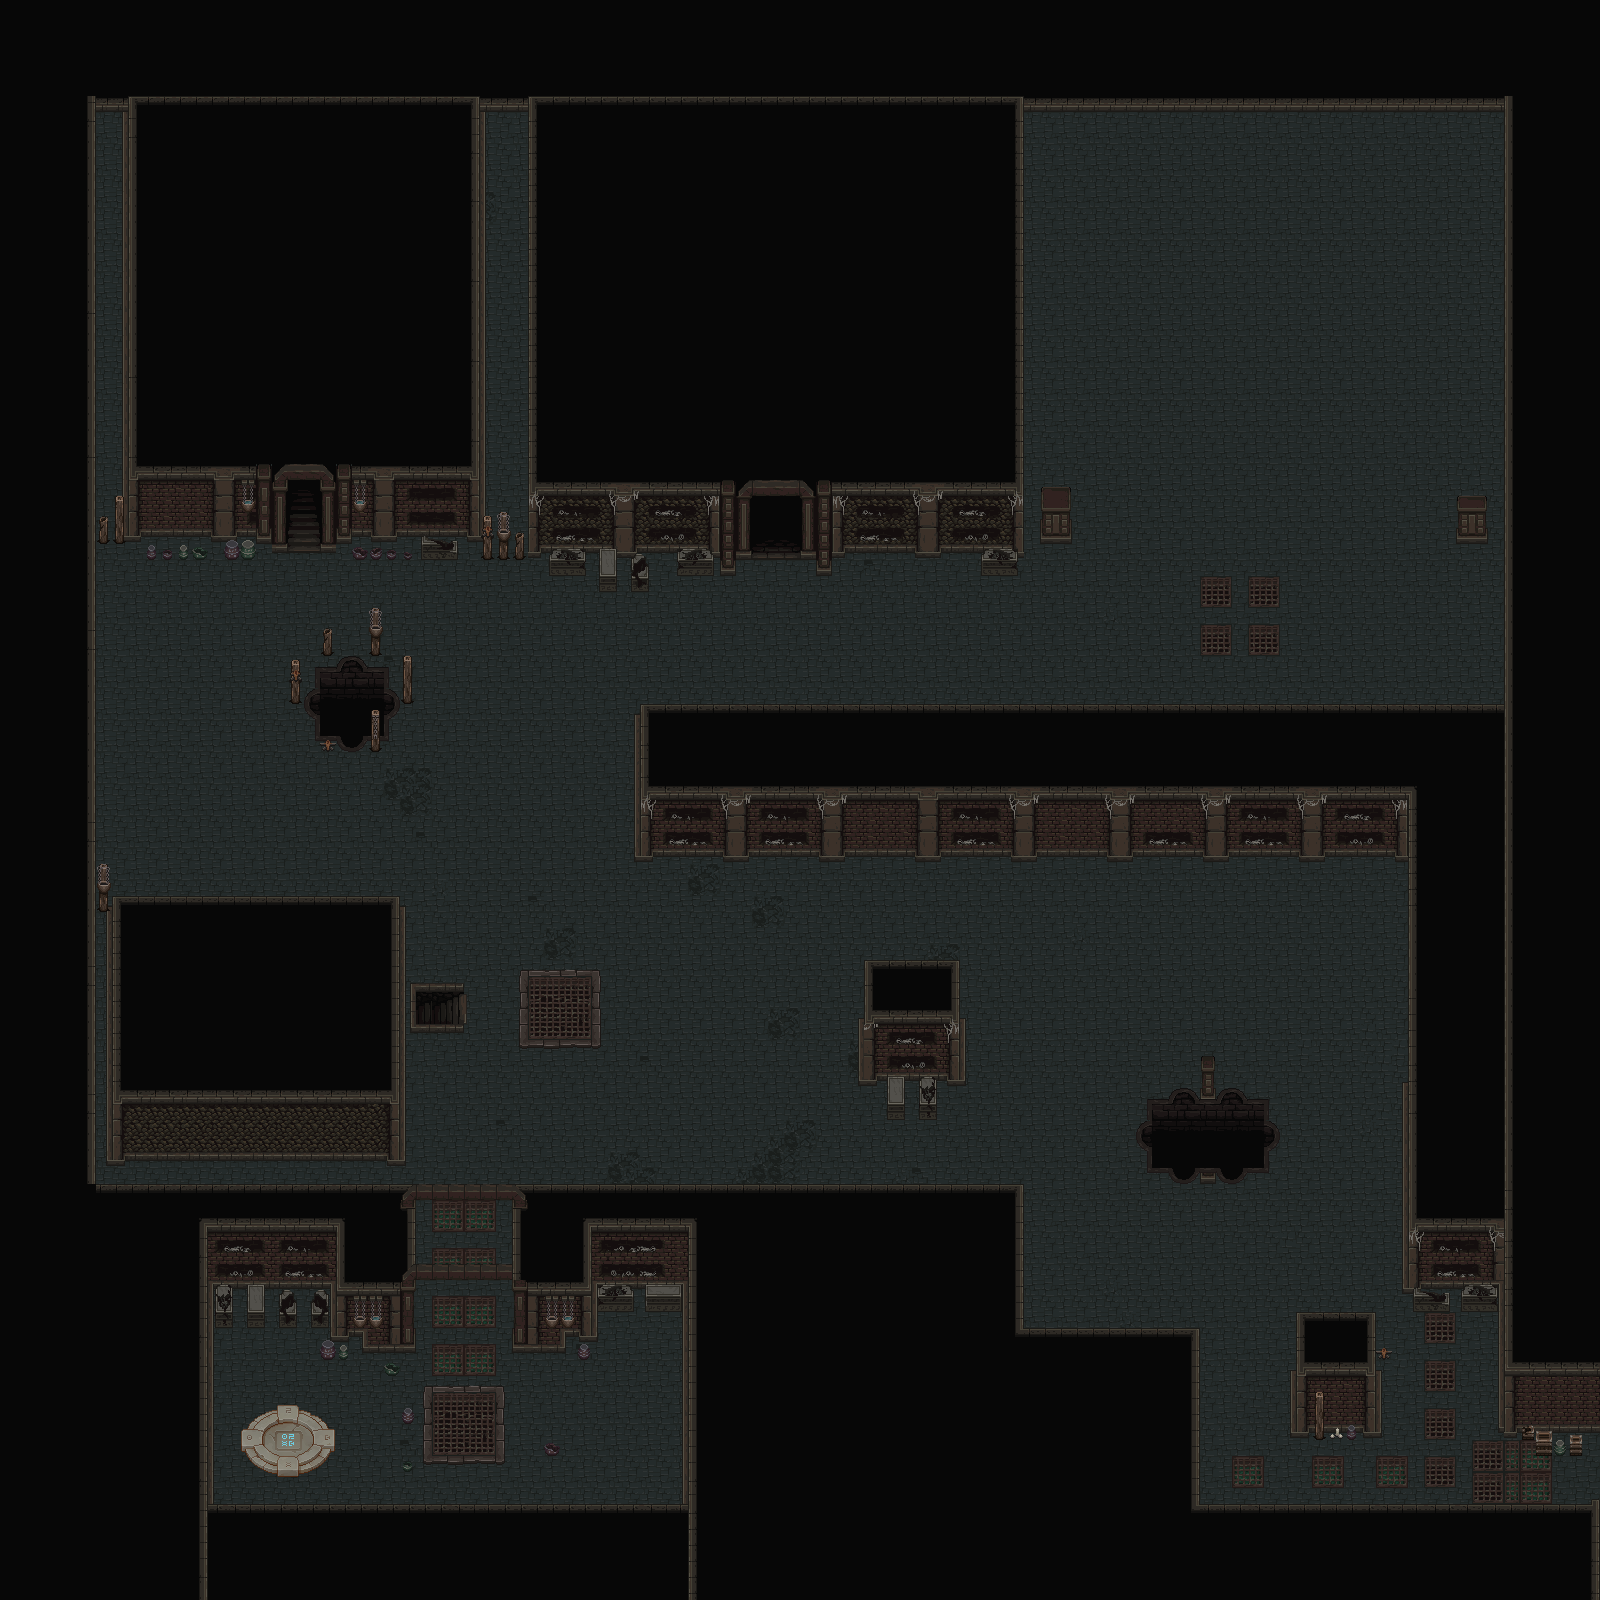

A 2D game scene composited from a Tiled map and its tileset images. What follows is a short description and the map's XML, with each tile layer's data collapsed to a summary:
An orthogonal 100x100 tile map with 16x16 px tiles, 12 tile layers (ground, ground_stone, topshadow, top-wall, ...), 3 tilesets and 114 objects (13x ShadowSentinel, Start Point, End Point, Durin The Blacksmith, terra).

<map version="1.10" tiledversion="1.10.2" orientation="orthogonal" renderorder="right-down" width="100" height="100" tilewidth="16" tileheight="16" infinite="0" nextlayerid="31" nextobjectid="261">
 <tileset firstgid="1" source="catacombsMainlevbuild.tsx" />
 <tileset firstgid="2561" source="catacombsDecorative.tsx" />
 <tileset firstgid="2817" source="tilesets1.tsx" />
 <layer id="2" name="ground" width="100" height="100">
  <data>[10000 cells, 10000 non-empty, 44 distinct tile ids]</data>
 </layer>
 <layer id="1" name="ground_stone" width="100" height="100">
  <data>[10000 cells, 168 non-empty, 46 distinct tile ids]</data>
 </layer>
 <layer id="4" name="topshadow" width="100" height="100">
  <data>[10000 cells, 26 non-empty, 24 distinct tile ids]</data>
 </layer>
 <objectgroup id="5" name="Player">
  <object id="222" name="Start Point" x="291.727" y="1438.36" />
  <object id="223" name="End Point" x="275.273" y="1430.36" width="21.3636" height="17.1818" />
 </objectgroup>
 <layer id="6" name="top-wall" width="100" height="100">
  <data>[10000 cells, 0 non-empty, 0 distinct tile ids]</data>
 </layer>
 <layer id="7" name="stone" width="100" height="100">
  <data>[10000 cells, 77 non-empty, 5 distinct tile ids]</data>
 </layer>
 <layer id="15" name="gate" width="100" height="100">
  <data>[10000 cells, 42 non-empty, 39 distinct tile ids]</data>
 </layer>
 <layer id="29" name="top-gate" width="100" height="100">
  <data>[10000 cells, 4 non-empty, 4 distinct tile ids]</data>
 </layer>
 <layer id="3" name="wall" width="100" height="100">
  <data>[10000 cells, 4522 non-empty, 374 distinct tile ids]</data>
 </layer>
 <layer id="27" name="struct" width="100" height="100">
  <data>[10000 cells, 185 non-empty, 95 distinct tile ids]</data>
 </layer>
 <layer id="28" name="tree" width="100" height="100">
  <data>[10000 cells, 171 non-empty, 81 distinct tile ids]</data>
 </layer>
 <objectgroup id="10" name="Collision">
  <object id="9" x="0" y="1520" width="1598" height="78" />
  <object id="11" x="0" y="0" width="1600" height="104" />
  <object id="14" x="0" y="96" width="94" height="1422" />
  <object id="16" x="1492" y="88" width="106" height="1353.5" />
  <object id="85" x="614.667" y="715.333" width="886.333" height="143.758" />
  <object id="86" x="1392.67" y="741.667" width="110.333" height="545.333" />
  <object id="88" x="515.333" y="1199.17" width="516.667" height="84.1667" />
  <object id="89" x="675.167" y="1282" width="358.5" height="60" />
  <object id="90" x="676" y="1343.34" width="531.5" height="176.166" />
  <object id="91" x="96.6667" y="1200.67" width="314.667" height="85.333" />
  <object id="92" x="95.3333" y="1284" width="124" height="235.333" />
  <object id="93" x="330.292" y="1286" width="83.0417" height="56.4167" />
  <object id="94" x="361.708" y="1326.55" width="56.4583" height="28.0833" />
  <object id="95" x="514" y="1284.67" width="85" height="51.0833" />
  <object id="96" x="514.667" y="1334.67" width="50" height="16.6667" />
  <object id="98" x="122" y="106" width="16.6667" height="359.333" />
  <object id="99" x="466.667" y="103.333" width="16.6667" height="363.333" />
  <object id="104" x="528.667" y="97.3333" width="14" height="384" />
  <object id="105" x="1008" y="96" width="15.3333" height="386.667" />
  <object id="108" x="859.333" y="1018.67" width="105.333" height="62" />
  <object id="110" x="107.833" y="905.417" width="303.667" height="8.83333" />
  <object id="111" x="108" y="906.5" width="15.5" height="197" />
  <object id="112" x="388" y="906.5" width="23.5" height="76.5" />
  <object id="113" x="386.5" y="1028" width="26" height="75" />
  <object id="114" x="108" y="1088.5" width="304.5" height="85.5" />
  <object id="116" x="388" y="980.25" width="78.75" height="10.25" />
  <object id="117" x="386" y="1024" width="80.75" height="11.75" />
  <object id="134" x="484" y="512.333" width="46.1667" height="49" />
  <object id="142" x="98.6667" y="497" width="24.6667" height="50.3333" />
  <object id="143" x="96" y="893" width="14.6667" height="17" />
  <object id="145" x="597.667" y="1285.33" width="82.6667" height="25.6667" />
  <object id="146" x="215.333" y="1286.33" width="113.667" height="44.3333" />
  <object id="147" x="887.333" y="1078" width="18.3333" height="41.6667" />
  <object id="148" x="919.667" y="1078" width="17" height="41" />
  <object id="149" x="1537.33" y="1432.33" width="46" height="23.3333" />
  <object id="150" x="1524" y="1426.67" width="11" height="15" />
  <object id="151" x="1415.33" y="1288.33" width="35.3333" height="21.6667" />
  <object id="152" x="1460.67" y="1287.33" width="36.3333" height="23" />
  <object id="153" x="1235.33" y="605.333" width="9.33333" height="16.3333" />
  <object id="161" x="1131.09" y="1085.68" width="153.955" height="101.295" />
  <object id="164" x="1039.5" y="527.875" width="32.75" height="16.25" />
  <object id="166" x="1455.64" y="519.091" width="32.3636" height="24.7273" />
  <object id="168" x="549.273" y="556.182" width="37.2727" height="20.9091" />
  <object id="169" x="595.818" y="556.364" width="25.6364" height="38.5455" />
  <object id="170" x="627.091" y="557.091" width="26.5455" height="38.9091" />
  <object id="171" x="672.545" y="556" width="58.1818" height="23.2727" />
  <object id="172" x="576.25" y="1351.13" width="16.125" height="10.375" />
  <object id="174" x="319.75" y="1353" width="17.25" height="8.625" />
  <object id="176" x="338.25" y="1353.25" width="13.875" height="8.5" />
  <object id="177" x="383.375" y="1371.38" width="17.5" height="6.875" />
  <object id="189" x="401.636" y="693.636" width="13.0909" height="11.6364" />
  <object id="191" x="303.455" y="655.455" width="97.2727" height="99.2727" />
  <object id="193" x="286.727" y="695.818" width="16" height="10.9091" />
  <object id="216" x="1548" y="1437.33" width="49.3333" height="94.6667" />
  <object id="217" x="374.5" y="1141.5" width="33" height="59.5" />
  <object id="231" x="270" y="540.667" width="16.6667" height="16" />
  <object id="232" x="320.667" y="542" width="16.3333" height="14.6667" />
  <object id="244" x="316.333" y="466.333" width="166" height="75" />
  <object id="245" x="122.667" y="465.333" width="167.333" height="75.6667" />
  <object id="246" x="528.333" y="481" width="227.667" height="77.6667" />
  <object id="247" x="797.333" y="481.333" width="225" height="78.3333" />
  <object id="249" x="816.667" y="559.333" width="14.6667" height="15.6667" />
  <object id="250" x="720.667" y="560.333" width="14" height="14.3333" />
  <object id="251" x="981" y="550" width="36" height="24.6667" />
  <object id="254" x="1289.33" y="1361" width="93.3333" height="75" />
 </objectgroup>
 <objectgroup id="11" name="NPC">
  <object id="221" name="Durin The Blacksmith" x="173.5" y="1003" />
 </objectgroup>
 <objectgroup id="12" name="HideObject">
  <object id="123" x="841.273" y="943.545" width="140.5" height="77.4091" />
  <object id="133" x="411" y="1153.75" width="107" height="165.25" />
  <object id="155" x="541.5" y="1255.25" />
  <object id="156" x="545.5" y="1251.75" />
  <object id="160" x="1187.63" y="1051.75" width="38.25" height="35.75" />
  <object id="163" x="615" y="685" width="884.667" height="32.3333" />
  <object id="165" x="1030.5" y="479.5" width="51.75" height="48.25" />
  <object id="167" x="1444" y="472.545" width="54.3636" height="46.1818" />
  </objectgroup>
 <objectgroup id="30" name="hideplayer">
  <!-- 1 objects omitted --></objectgroup>
 <objectgroup id="13" name="JoinRoom">
  <!-- 6 objects omitted --></objectgroup>
 <objectgroup id="21" name="Enemies">
  <!-- 14 objects omitted --></objectgroup>
 <layer id="18" name="topwall" width="100" height="100">
  <data>[10000 cells, 0 non-empty, 0 distinct tile ids]</data>
 </layer>
 <layer id="19" name="topgrass" width="100" height="100">
  <data>[10000 cells, 1283 non-empty, 30 distinct tile ids]</data>
 </layer>
</map>
<!-- 38 of 114 objects omitted -->
